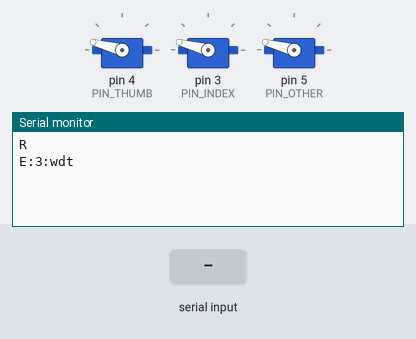
A sketch run on a simulated Arduino Nano, built with avr-gcc and run on an emulated ATmega328P. On the bench: 3 × servo, the last lines printed to the serial monitor. Inputs (shaded band) come from the test bench.

Above: at 1.2 s.
1.3 s: "G:120,30,30\n" received over Serial
At 2.2 s:
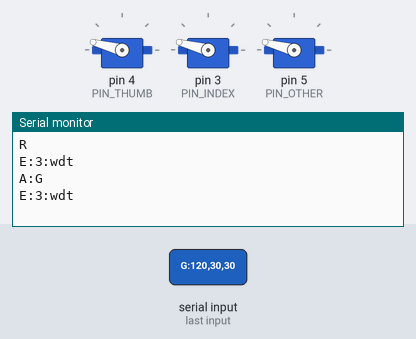
2.8 s: "OPEN\n" received over Serial
At 3.3 s:
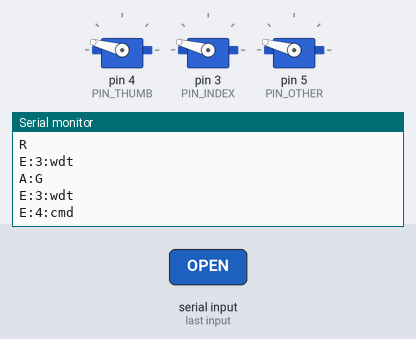
4.3 s: "POINT\n" received over Serial
At 5.6 s:
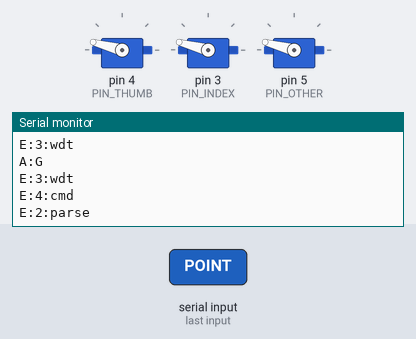

Measured:
- after the input at 1.3 s, the serial monitor: prints a new line at once (image 1)
- after the input at 2.8 s, the serial monitor: prints a new line at once (image 2)
- after the input at 4.3 s, the serial monitor: prints a new line at once (image 3)

The sketch:

hackberry_serial.ino
```cpp
/*
 * hackberry_serial.ino — Firmware host-controlled para a MÃO HACKberry (Mk2 / Arduino Nano)
 * Projeto Thoth — UFRGS / Enfitec Jr. / CTA-IF
 *
 * Licença: GPLv3 (deriva do sketch HACKberry de exiii Inc. / Mission ARM Japan).
 *
 * Protocolo serial (ASCII, 115200 8N1, terminador '\n'):
 *   Host -> MCU:
 *     G:<thumb>,<index>,<other>   define angulos absolutos (graus); aplica CLAMP
 *     P:<nome>                    gesto nomeado: OPEN | FIST | POINT | PINCH | SHAKE
 *     S                           STOP seguro = abre a mao (libera objeto)
 *     H                           heartbeat (mantem o watchdog vivo)
 *     ?                           query de status
 *   MCU -> Host:
 *     R                           banner de boot/ready
 *     A:<eco>                     ACK do comando aceito (ex.: A:G  A:P:FIST)
 *     E:<cod>:<msg>               erro (1=range,2=parse,3=wdt,4=cmd)
 *     S:<th>,<idx>,<ot>,<mode>    status (angulos atuais + modo: HOST|SAFE)
 *
 * ATENCAO DE PINAGEM: estes pinos seguem os FATOS do projeto Thoth (manual Mk2).
 * O sketch oficial mission-arm/HACKberry usa outro mapeamento — confira o silk
 * da SUA placa Mk2 V3/V4 antes de compilar e ajuste as constantes de pino.
 */

#include <Servo.h>
#include <avr/wdt.h>     // usado APENAS para wdt_disable() (ver setup)

// ---------- Pinos dos 3 servos de dedos (PROTOBOARD — iguais ao sketch que funcionava) ----------
//   indicador -> D3 ; polegar -> D4 ; tres dedos -> D5.
const uint8_t PIN_THUMB = 4;   // polegar
const uint8_t PIN_INDEX = 3;   // indicador
const uint8_t PIN_OTHER = 5;   // medio+anelar+minimo (dedosAux)

// Inversao de sentido por servo (este modelo gira ao contrario: angulo menor = fechado).
// Se um dedo ficar invertido (open fecha / fist abre), alterne o flag dele.
const bool REV_THUMB = true;
const bool REV_INDEX = true;
const bool REV_OTHER = true;

// ---------- Limites de angulo por servo (equivalentes a outThumbMax/Min etc.) ----------
// 0 grau = totalmente ABERTO/ESTENDIDO; valor MAX = totalmente FLEXIONADO/FECHADO.
// CALIBRE estes valores com a SUA mao montada antes de operar com objeto na mao.
// Curso SEGURO (manual usa ~30-150 p/ mao direita). CALIBRE por dedo depois.
// menor = aberto no LOGICO; com REV_* a inversao cuida do sentido fisico.
const int THUMB_MIN = 15,  THUMB_MAX = 165;   // polegar  (curso maior = mais amplitude)
const int INDEX_MIN = 15,  INDEX_MAX = 165;   // indicador
const int OTHER_MIN = 15,  OTHER_MAX = 165;   // tres dedos

// ---------- Parametros de controle ----------
const uint8_t STEP_BIG   = 10;    // graus/ciclo Index/Other (movimento mais firme/rapido)
const uint8_t STEP_THUMB = 7;     // graus/ciclo polegar
const uint16_t TICK_MS   = 20;    // periodo do loop de controle (50 Hz)
const uint16_t WDT_MS    = 1000;  // sem heartbeat por este tempo -> fail-safe = abrir
const uint16_t IDLE_MS   = 800;   // (só usado se DETACH_WHEN_IDLE = true)
// Com fonte externa 5-6V o servo SEGURA a posição firme -> detach desligado.
// (Se voltar a oscilar, é sinal de GND comum solto ou energia fraca.)
const bool DETACH_WHEN_IDLE = false;

// ---------- Estado ----------
Servo svThumb, svIndex, svOther;
int curThumb, curIndex, curOther;     // angulos atuais (suavizados)
int tgtThumb, tgtIndex, tgtOther;     // angulos alvo
bool attached = false;
bool safeMode = false;                // true apos watchdog/STOP
unsigned long lastHeartbeat = 0;
unsigned long lastTick = 0;
unsigned long reachedAt = 0;          // quando atingiu o alvo (para detach por ociosidade)

// ---------- Buffer de linha serial ----------
char lineBuf[48];
uint8_t lineLen = 0;

// --- utilidades -------------------------------------------------------------
int clampThumb(int a) { return constrain(a, THUMB_MIN, THUMB_MAX); }
int clampIndex(int a) { return constrain(a, INDEX_MIN, INDEX_MAX); }
int clampOther(int a) { return constrain(a, OTHER_MIN, OTHER_MAX); }

// Converte o angulo LOGICO (0=aberto..180=fechado) no angulo FISICO do servo,
// invertendo o sentido quando o servo esta montado ao contrario.
int outAngle(int logical, bool rev) { return rev ? (180 - logical) : logical; }

// Escreve os 3 servos aplicando a inversao de sentido (usado no attach e no tick).
void writeServos() {
  svThumb.write(outAngle(curThumb, REV_THUMB));
  svIndex.write(outAngle(curIndex, REV_INDEX));
  svOther.write(outAngle(curOther, REV_OTHER));
}

void attachAll() {
  if (!attached) {
    svThumb.attach(PIN_THUMB);
    svIndex.attach(PIN_INDEX);
    svOther.attach(PIN_OTHER);
    // re-escreve a posicao atual ANTES de mover, para evitar salto brusco
    writeServos();
    attached = true;
  }
}

void detachAll() {
  if (attached) {
    svThumb.detach();   // corta PWM -> elimina jitter e corrente de holding
    svIndex.detach();
    svOther.detach();
    attached = false;
  }
}

void sendStatus() {
  Serial.print(F("S:"));
  Serial.print(curThumb); Serial.print(',');
  Serial.print(curIndex); Serial.print(',');
  Serial.print(curOther); Serial.print(',');
  Serial.println(safeMode ? F("SAFE") : F("HOST"));
}

// Define alvos absolutos com CLAMP. Retorna false se algum vier fora do range.
bool setTargets(int t, int i, int o) {
  int ct = clampThumb(t), ci = clampIndex(i), co = clampOther(o);
  bool inRange = (ct == t && ci == i && co == o);
  tgtThumb = ct; tgtIndex = ci; tgtOther = co;
  safeMode = false;          // novo comando valido sai do modo seguro
  attachAll();
  reachedAt = 0;
  return inRange;
}

// Gestos nomeados -> resolvem para combinacoes dos limites (sempre dentro do CLAMP).
bool applyGesture(const char* name) {
  if      (!strcmp(name, "OPEN"))  return setTargets(THUMB_MIN, INDEX_MIN, OTHER_MIN);
  else if (!strcmp(name, "FIST"))  return setTargets(THUMB_MAX, INDEX_MAX, OTHER_MAX);
  else if (!strcmp(name, "POINT")) return setTargets(THUMB_MAX, INDEX_MIN, OTHER_MAX); // indicador estendido
  else if (!strcmp(name, "PINCH")) return setTargets(THUMB_MAX, (INDEX_MIN+INDEX_MAX)/2, OTHER_MIN);
  else if (!strcmp(name, "SHAKE")) // "apertar a mao": fecho suave (~70% do curso)
    return setTargets(THUMB_MIN + (THUMB_MAX-THUMB_MIN)*7/10,
                      INDEX_MIN + (INDEX_MAX-INDEX_MIN)*7/10,
                      OTHER_MIN + (OTHER_MAX-OTHER_MIN)*7/10);
  return false; // gesto desconhecido -> trata como erro de comando
}

void goSafeOpen() {            // fail-safe: abre a mao e marca SAFE
  tgtThumb = THUMB_MIN; tgtIndex = INDEX_MIN; tgtOther = OTHER_MIN;
  safeMode = true;
  attachAll();
}

// --- parser de comando ------------------------------------------------------
void handleLine(char* s) {
  if (s[0] == '\0') return;            // ignora linha vazia

  switch (s[0]) {
    case 'H':                          // heartbeat
      lastHeartbeat = millis();
      Serial.println(F("A:H"));
      return;

    case '?':                          // status
      sendStatus();
      return;

    case 'S':                          // STOP seguro
      goSafeOpen();
      Serial.println(F("A:S"));
      return;

    case 'P': {                        // gesto nomeado: "P:FIST"
      if (s[1] != ':') { Serial.println(F("E:2:parse")); return; }
      char* name = s + 2;
      if (applyGesture(name)) { Serial.print(F("A:P:")); Serial.println(name); }
      else                    { Serial.println(F("E:4:cmd")); }
      return;
    }

    case 'G': {                        // angulos: "G:120,30,30"
      if (s[1] != ':') { Serial.println(F("E:2:parse")); return; }
      int t, i, o;
      // sscanf e' pesado mas roda fora do hot-path (so a cada comando)
      if (sscanf(s + 2, "%d,%d,%d", &t, &i, &o) != 3) {
        Serial.println(F("E:2:parse")); return;
      }
      if (setTargets(t, i, o)) Serial.println(F("A:G"));
      else                     Serial.println(F("E:1:range"));  // ainda assim aplica o CLAMP
      return;
    }

    default:
      Serial.println(F("E:4:cmd"));
  }
}

// --- loop de controle nao-bloqueante (slew-rate) ----------------------------
void controlTick() {
  bool moving = false;
  if (curThumb != tgtThumb) { curThumb += constrain(tgtThumb - curThumb, -STEP_THUMB, STEP_THUMB); moving = true; }
  if (curIndex != tgtIndex) { curIndex += constrain(tgtIndex - curIndex, -STEP_BIG,   STEP_BIG);   moving = true; }
  if (curOther != tgtOther) { curOther += constrain(tgtOther - curOther, -STEP_BIG,   STEP_BIG);   moving = true; }

  if (attached) {
    writeServos();
  }

  unsigned long now = millis();
  if (moving) {
    reachedAt = 0;
  } else {
    if (reachedAt == 0) reachedAt = now;
    // detach por ociosidade fica DESLIGADO por padrao (DETACH_WHEN_IDLE=false):
    // como os dedos tem mola de retorno, soltar o PWM faz o dedo voltar sozinho.
    if (DETACH_WHEN_IDLE && now - reachedAt > IDLE_MS) detachAll();
  }
}

void setup() {
  // IMPORTANTE: desliga o watchdog de HW logo no inicio. Em clones com bootloader
  // ANTIGO (CH340), um WDT ligado trava a regravacao ("not in sync") e pode causar
  // bootloop. A seguranca de fail-safe fica por conta do HEARTBEAT (ver loop()),
  // que NAO depende do watchdog de hardware.
  MCUSR = 0;
  wdt_disable();

  Serial.begin(115200);
  // posicao inicial segura = mao aberta
  curThumb = tgtThumb = THUMB_MIN;
  curIndex = tgtIndex = INDEX_MIN;
  curOther = tgtOther = OTHER_MIN;
  attachAll();
  lastHeartbeat = millis();
  Serial.println(F("R"));       // banner de ready
}

void loop() {
  unsigned long now = millis();

  // 1) leitura serial nao-bloqueante, linha a linha
  while (Serial.available()) {
    char c = (char)Serial.read();
    if (c == '\n' || c == '\r') {
      lineBuf[lineLen] = '\0';
      handleLine(lineBuf);
      lineLen = 0;
    } else if (lineLen < sizeof(lineBuf) - 1) {
      lineBuf[lineLen++] = c;
    } else {
      lineLen = 0;                       // overflow -> descarta a linha (anti-desync)
      Serial.println(F("E:2:parse"));
    }
  }

  // 2) watchdog de heartbeat -> fail-safe = abrir a mao
  if (!safeMode && (now - lastHeartbeat > WDT_MS)) {
    goSafeOpen();
    Serial.println(F("E:3:wdt"));
  }

  // 3) tick de controle a 50 Hz (slew-rate + detach por ociosidade)
  if (now - lastTick >= TICK_MS) {
    lastTick = now;
    controlTick();
  }
}
```
